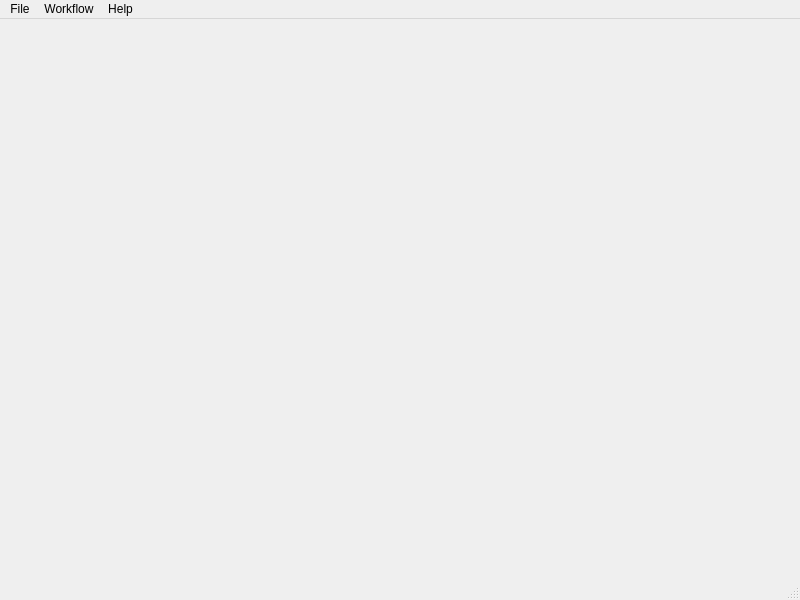
<?xml version="1.0" encoding="UTF-8"?>
<ui version="4.0">
 <class>MainWindow</class>
 <widget class="QMainWindow" name="MainWindow">
  <property name="geometry">
   <rect>
    <x>0</x>
    <y>0</y>
    <width>800</width>
    <height>600</height>
   </rect>
  </property>
  <property name="windowTitle">
   <string>MainWindow</string>
  </property>
  <property name="styleSheet">
   <string notr="true">/* background: url(/home/matt/Documents/imgpy/mantidimaging/gui/ui/code.jpg)*/</string>
  </property>
  <widget class="QWidget" name="centralwidget"/>
  <widget class="QMenuBar" name="menubar">
   <property name="geometry">
    <rect>
     <x>0</x>
     <y>0</y>
     <width>800</width>
     <height>20</height>
    </rect>
   </property>
   <widget class="QMenu" name="menuFile">
    <property name="title">
     <string>File</string>
    </property>
    <addaction name="actionLoad"/>
    <addaction name="actionSave"/>
    <addaction name="separator"/>
    <addaction name="actionExit"/>
   </widget>
   <widget class="QMenu" name="menuWorkflow">
    <property name="title">
     <string>Workflow</string>
    </property>
    <addaction name="actionImageOperations"/>
    <addaction name="actionCorTilt"/>
    <addaction name="actionTomopyRecon"/>
   </widget>
   <widget class="QMenu" name="menuHelp">
    <property name="title">
     <string>Help</string>
    </property>
    <addaction name="actionOnlineDocumentation"/>
   </widget>
   <addaction name="menuFile"/>
   <addaction name="menuWorkflow"/>
   <addaction name="menuHelp"/>
  </widget>
  <widget class="QStatusBar" name="statusbar"/>
  <action name="actionLoad">
   <property name="text">
    <string>Load</string>
   </property>
   <property name="shortcut">
    <string>Ctrl+O</string>
   </property>
  </action>
  <action name="actionSave">
   <property name="text">
    <string>Save</string>
   </property>
   <property name="shortcut">
    <string>Ctrl+S</string>
   </property>
  </action>
  <action name="actionExit">
   <property name="text">
    <string>Exit</string>
   </property>
   <property name="shortcut">
    <string>Ctrl+Q</string>
   </property>
  </action>
  <action name="actionTomopy">
   <property name="text">
    <string>Tomopy</string>
   </property>
  </action>
  <action name="actionCorTilt">
   <property name="text">
    <string>Find COR and Tilt</string>
   </property>
  </action>
  <action name="actionManual_Center_of_Rotation">
   <property name="text">
    <string>Manual Center of Rotation</string>
   </property>
  </action>
  <action name="actionImageOperations">
   <property name="text">
    <string>Image Operations</string>
   </property>
  </action>
  <action name="actionOnlineDocumentation">
   <property name="text">
    <string>Online Documentation</string>
   </property>
   <property name="shortcut">
    <string>F1</string>
   </property>
  </action>
  <action name="actionTomopyRecon">
   <property name="text">
    <string>TomoPy Reconstruction</string>
   </property>
  </action>
 </widget>
 <resources/>
 <connections/>
</ui>
